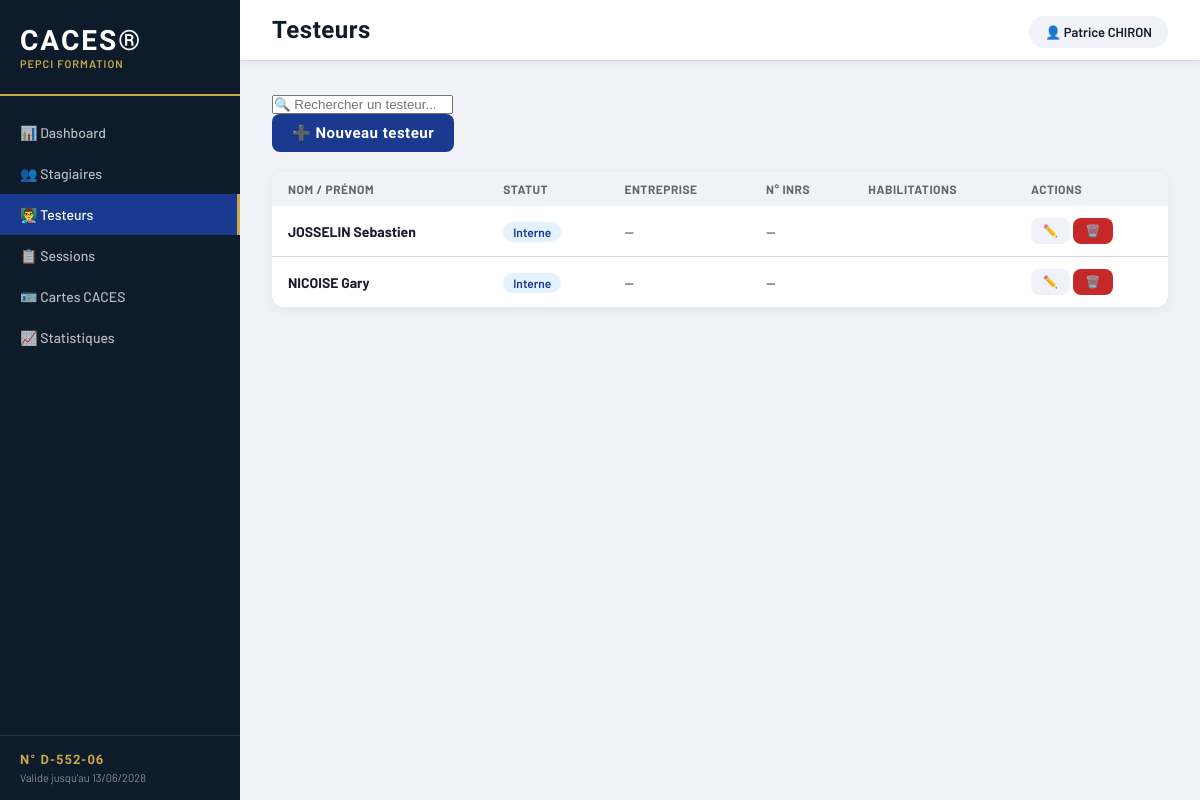
The page /testeurs on the database as committed earlier.
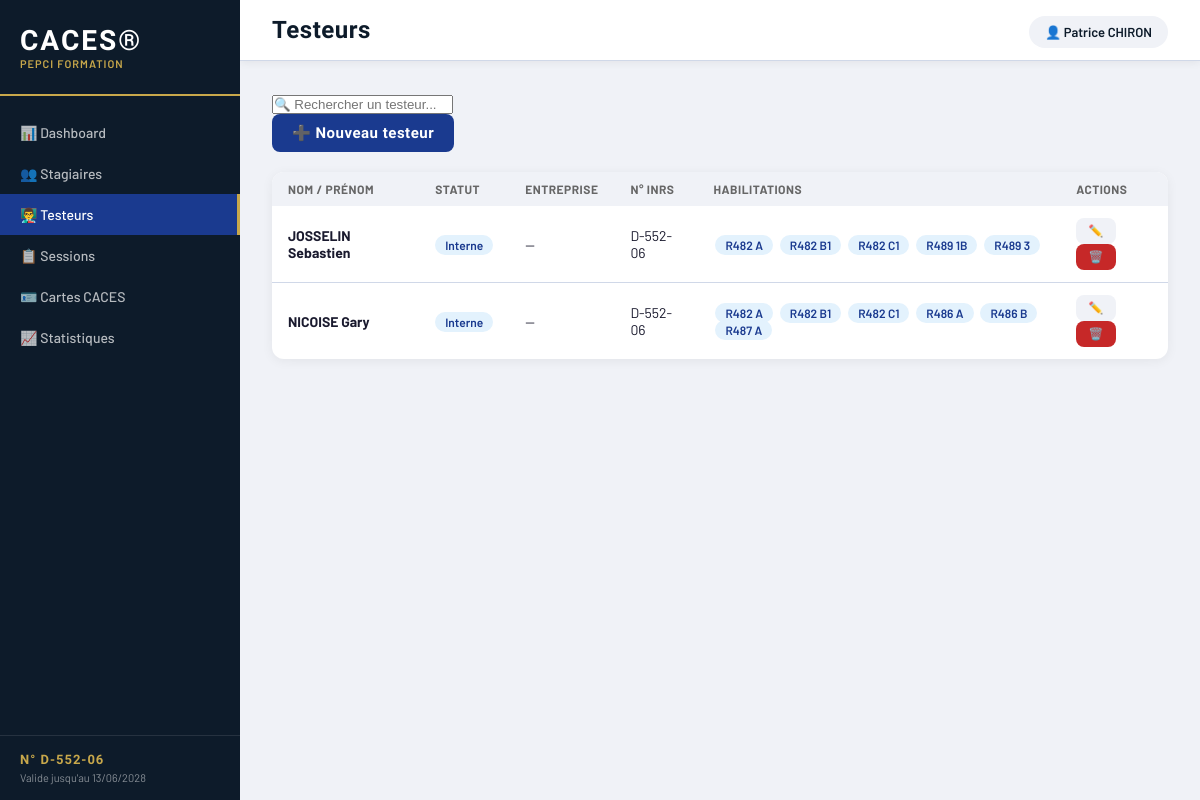
The same page on the database as committed later.
### app/models/testeur.py (models this page shows)
class Testeur(Base):
    __tablename__ = "testeurs"
    id = Column(Integer, primary_key=True, index=True)
    nom = Column(String(100), nullable=False)
    prenom = Column(String(100), nullable=False)
    email = Column(String(200), nullable=True)
    telephone = Column(String(20), nullable=True)
    photo = Column(String(500), nullable=True)
    statut = Column(String(20), default="interne")  # interne / independant / entreprise
    entreprise = Column(String(200), nullable=True)  # si entreprise ou indépendant
    numero_inrs = Column(String(50), nullable=True)
    date_habilitation = Column(Date, nullable=True)
    date_expiration_habilitation = Column(Date, nullable=True)
    visite_medicale = Column(Date, nullable=True)
    formation_continue = Column(Date, nullable=True)
    note = Column(Text, nullable=True)
    date_creation = Column(DateTime, default=datetime.utcnow)
    actif = Column(Boolean, default=True)

### app/models/habilitation_testeur.py (models this page shows)
class HabilitationTesteur(Base):
    __tablename__ = "habilitations_testeurs"
    id = Column(Integer, primary_key=True, index=True)
    testeur_id = Column(Integer, ForeignKey("testeurs.id"), nullable=False)
    testeur = relationship("Testeur")
    famille = Column(String(10), nullable=False)   # R482, R489...
    categorie = Column(String(10), nullable=False)  # A, B1, C1...
    option_pe = Column(Boolean, default=False)
    option_tel = Column(Boolean, default=False)
    date_integration = Column(Date, nullable=False)
    date_expiration = Column(Date, nullable=True)
    actif = Column(Boolean, default=True)

### app/main.py (the view)
@app.get("/testeurs")
def page_testeurs(request: Request):
    db = SessionLocal()
    liste = db.query(Testeur).filter(Testeur.actif == True).all()
    for t in liste:
        t.habilitations = db.query(HabilitationTesteur).filter(
            HabilitationTesteur.testeur_id == t.id,
            HabilitationTesteur.actif == True
        ).all()
    db.close()
    return templates.TemplateResponse(
        request=request,
        name="testeurs.html",
        context={
            "page": "testeurs",
            "testeurs": liste
        }
    )

### templates/testeurs.html (shortened to what this page needs)
{% extends "base.html" %}
{% block title %}Testeurs{% endblock %}
{% block content %}
<div class="toolbar">
    <div class="toolbar-left">
        <input type="text" id="search" placeholder="🔍 Rechercher un testeur..." class="search-input" onkeyup="filtrer()">
    </div>
    <div class="toolbar-right">
        <button class="btn btn-primary" onclick="ouvrirFormulaire()">➕ Nouveau testeur</button>
    </div>
</div>
<div class="card" style="margin-top: 20px;">
    <table class="table" id="tableau">
        <thead>
            <tr>
                <th>Nom / Prénom</th>
                <th>Statut</th>
                <th>Entreprise</th>
                <th>N° INRS</th>
                <th>Habilitations</th>
                <th>Actions</th>
            </tr>
        </thead>
        <tbody id="tbody">
            {% for t in testeurs %}
            <tr>
                <td><strong>{{ t.nom }} {{ t.prenom }}</strong></td>
                <td>
                    {% if t.statut == 'interne' %}
                        <span class="badge blue">Interne</span>
                    {% elif t.statut == 'independant' %}
                        <span class="badge orange">Indépendant</span>
                    {% else %}
                        <span class="badge green">Entreprise</span>
                    {% endif %}
                </td>
                <td>{{ t.entreprise or '—' }}</td>
                <td>{{ t.numero_inrs or '—' }}</td>
                <td>
                    {% for h in t.habilitations %}
                        <span class="badge blue" style="margin:2px;">{{ h.famille }} {{ h.categorie }}</span>
                    {% endfor %}
                </td>
                <td>
                    <button class="btn btn-secondary" style="padding:6px 12px; font-size:12px;"
                        onclick="editer({{ t.id }}, '{{ t.nom }}', '{{ t.prenom }}', '{{ t.statut }}', '{{ t.entreprise or '' }}', '{{ t.numero_inrs or '' }}', '{{ t.email or '' }}', '{{ t.telephone or '' }}')">✏️</button>
                    <button class="btn btn-danger" style="padding:6px 12px; font-size:12px;"
                        onclick="archiver({{ t.id }}, '{{ t.nom }} {{ t.prenom }}')">🗑️</button>
                </td>
            </tr>
            {% endfor %}
        </tbody>
    </table>
</div>
{% endblock %}

Rows that differ between the two databases and show on the page:
changed Testeur "JOSSELIN": numero_inrs "—" → "D-552-06"
added HabilitationTesteur: famille "R482", categorie "A", shown under Testeur "JOSSELIN"
added HabilitationTesteur: famille "R482", categorie "B1", shown under Testeur "JOSSELIN"
added HabilitationTesteur: famille "R482", categorie "C1", shown under Testeur "JOSSELIN"
added HabilitationTesteur: famille "R489", categorie "1B", shown under Testeur "JOSSELIN"
added HabilitationTesteur: famille "R489", categorie "3", shown under Testeur "JOSSELIN"
changed Testeur "NICOISE": numero_inrs "—" → "D-552-06"
added HabilitationTesteur: famille "R482", categorie "A", shown under Testeur "NICOISE"
added HabilitationTesteur: famille "R482", categorie "B1", shown under Testeur "NICOISE"
added HabilitationTesteur: famille "R482", categorie "C1", shown under Testeur "NICOISE"
added HabilitationTesteur: famille "R486", categorie "A", shown under Testeur "NICOISE"
added HabilitationTesteur: famille "R486", categorie "B", shown under Testeur "NICOISE"
added HabilitationTesteur: famille "R487", categorie "A", shown under Testeur "NICOISE"
